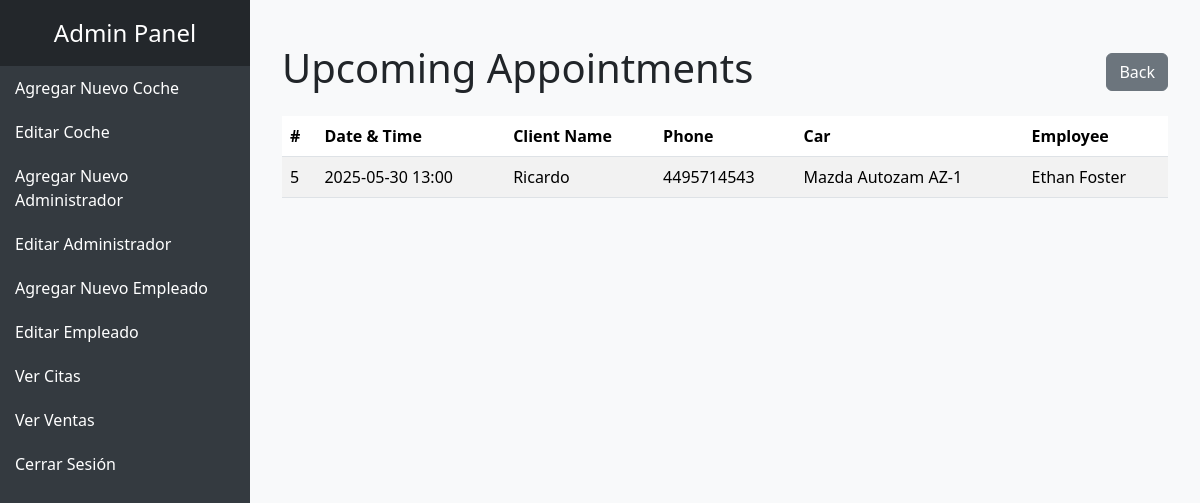
The app's page /admin/view_appointments.php (signed in) with its own data.
### tables this page shows
CREATE TABLE `citas` (
  `id` int(11) NOT NULL,
  `datetime` datetime NOT NULL,
  `client_name` varchar(50) NOT NULL,
  `phone` bigint(20) NOT NULL,
  `id_car` int(11) NOT NULL,
  `id_employee` int(11) NOT NULL,
  `deleted` int(11) NOT NULL
);

CREATE TABLE `carros` (
  `id` int(11) NOT NULL,
  `name` varchar(32) NOT NULL,
  `price` int(11) NOT NULL,
  `type` varchar(16) NOT NULL,
  `featured` tinyint(1) NOT NULL,
  `description` text NOT NULL,
  `img_name` varchar(128) NOT NULL,
  `year` int(11) NOT NULL,
  `used` tinyint(1) NOT NULL,
  `deleted` int(11) NOT NULL
);

CREATE TABLE `employees` (
  `id` int(11) NOT NULL,
  `name` varchar(32) NOT NULL,
  `level` int(11) NOT NULL,
  `rfc` varchar(13) NOT NULL,
  `phone` bigint(20) NOT NULL,
  `password` varchar(255) NOT NULL,
  `deleted` int(11) NOT NULL
);

### admin/view_appointments.php (the view, shortened to what this page needs)
<?php
    $servername = "localhost";
    $username = "root";
    $password = "";
    $database = "agencia";
    $conn = new mysqli($servername, $username, $password, $database);
    $appointments = $conn->query("
        SELECT citas.id, citas.datetime, citas.client_name, citas.phone, carros.name AS car_name, employees.name AS employee_name
        FROM citas
        INNER JOIN carros ON citas.id_car = carros.id
        INNER JOIN employees ON citas.id_employee = employees.id
        WHERE citas.datetime > NOW() AND citas.deleted = 0
        ORDER BY citas.datetime ASC
        LIMIT 5
    ");
?>
<!DOCTYPE html>
<html lang="en">
    <head>
        <link href="https://cdn.jsdelivr.net/npm/bootstrap@5.3.3/dist/css/bootstrap.min.css" rel="stylesheet">
    </head>
    <body>
        <?php include 'navbar.php'; ?>
        <div class="content">
            <div class="container mt-4">
                <div class="d-flex justify-content-between align-items-center mb-3">
                    <h1 class="text-center">Upcoming Appointments</h1>
                    <a href="admin_panel.php" class="btn btn-secondary">Back</a>
                </div>
                <?php if ($appointments->num_rows > 0): ?>
                    <table class="table table-striped">
                        <thead>
                            <tr>
                                <th>#</th>
                                <th>Date & Time</th>
                                <th>Client Name</th>
                                <th>Phone</th>
                                <th>Car</th>
                                <th>Employee</th>
                            </tr>
                        </thead>
                        <tbody>
                            <?php while ($appointment = $appointments->fetch_assoc()): ?>
                                <tr>
                                    <td><?php echo $appointment['id']; ?></td>
                                    <td><?php echo date('Y-m-d H:i', strtotime($appointment['datetime'])); ?></td>
                                    <td><?php echo htmlspecialchars($appointment['client_name']); ?></td>
                                    <td><?php echo htmlspecialchars($appointment['phone']); ?></td>
                                    <td><?php echo htmlspecialchars($appointment['car_name']); ?></td>
                                    <td><?php echo htmlspecialchars($appointment['employee_name']); ?></td>
                                </tr>
                            <?php endwhile; ?>
                        </tbody>
                    </table>
                <?php else: ?>
                    <div class="alert alert-info">No upcoming appointments found.</div>
                <?php endif; ?>
            </div>
        </div>
    </body>
</html>

### admin/navbar.php (style rules this page uses)
body { display: flex; margin: 0; background-color: #f8f9fa; }
.content { margin-left: 250px; flex-grow: 1; padding: 20px; }

### records on screen
citas: id "5", datetime "2025-05-30 13:00", client_name "Ricardo", phone "4495714543", carros.name "Mazda Autozam AZ-1", id_employee.name "Ethan Foster"
